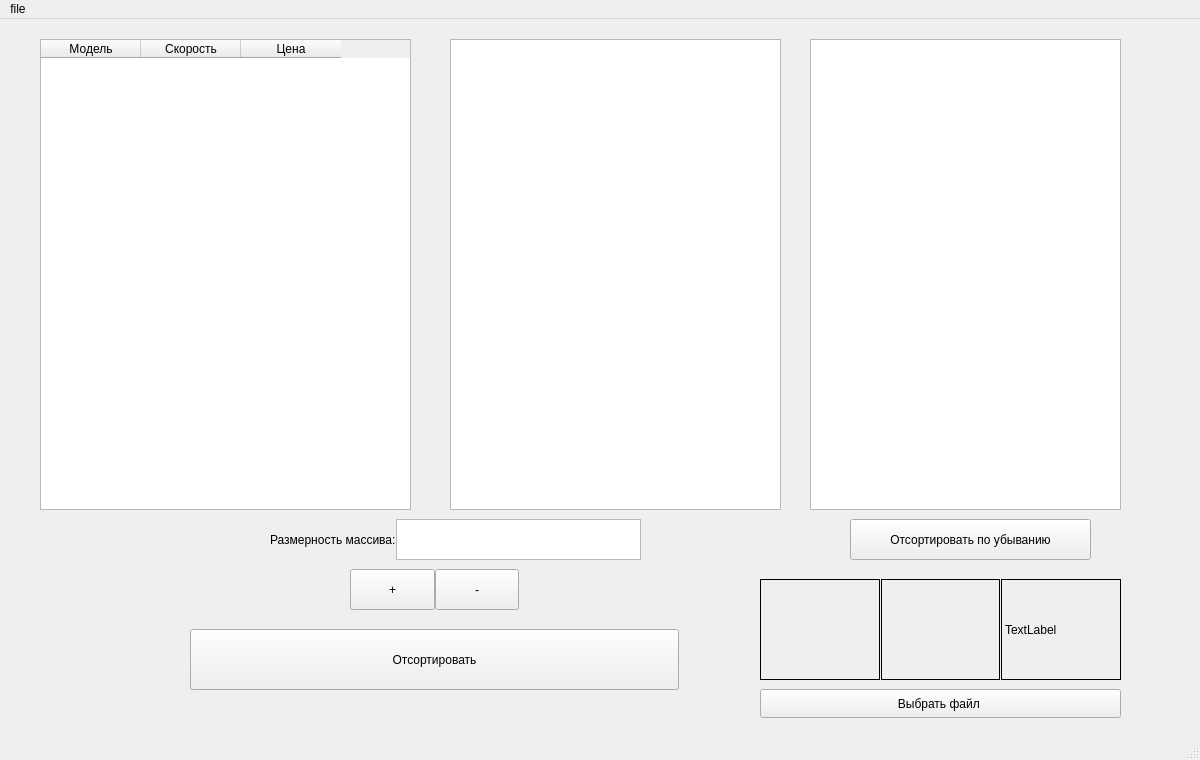
<?xml version="1.0" encoding="UTF-8"?>
<ui version="4.0">
 <class>MainWindow</class>
 <widget class="QMainWindow" name="MainWindow">
  <property name="geometry">
   <rect>
    <x>0</x>
    <y>0</y>
    <width>1200</width>
    <height>760</height>
   </rect>
  </property>
  <property name="minimumSize">
   <size>
    <width>1200</width>
    <height>760</height>
   </size>
  </property>
  <property name="maximumSize">
   <size>
    <width>1200</width>
    <height>760</height>
   </size>
  </property>
  <property name="windowTitle">
   <string>MainWindow</string>
  </property>
  <widget class="QWidget" name="centralwidget">
   <widget class="QWidget" name="verticalLayoutWidget_2">
    <property name="geometry">
     <rect>
      <x>450</x>
      <y>20</y>
      <width>331</width>
      <height>471</height>
     </rect>
    </property>
    <layout class="QVBoxLayout" name="verticalLayout_2">
     <item>
      <widget class="QListWidget" name="listWidget"/>
     </item>
    </layout>
   </widget>
   <widget class="QWidget" name="horizontalLayoutWidget">
    <property name="geometry">
     <rect>
      <x>270</x>
      <y>500</y>
      <width>371</width>
      <height>41</height>
     </rect>
    </property>
    <layout class="QHBoxLayout" name="horizontalLayout">
     <property name="spacing">
      <number>0</number>
     </property>
     <item>
      <widget class="QLabel" name="label_3">
       <property name="text">
        <string>Размерность массива:</string>
       </property>
      </widget>
     </item>
     <item>
      <widget class="QTextEdit" name="textEdit_3"/>
     </item>
    </layout>
   </widget>
   <widget class="QPushButton" name="pushButton_2">
    <property name="geometry">
     <rect>
      <x>190</x>
      <y>610</y>
      <width>489</width>
      <height>61</height>
     </rect>
    </property>
    <property name="text">
     <string>Отсортировать</string>
    </property>
   </widget>
   <widget class="QTableWidget" name="tableWidget">
    <property name="geometry">
     <rect>
      <x>40</x>
      <y>20</y>
      <width>371</width>
      <height>471</height>
     </rect>
    </property>
    <column>
     <property name="text">
      <string>Модель</string>
     </property>
    </column>
    <column>
     <property name="text">
      <string>Скорость</string>
     </property>
    </column>
    <column>
     <property name="text">
      <string>Цена</string>
     </property>
    </column>
   </widget>
   <widget class="QWidget" name="horizontalLayoutWidget_3">
    <property name="geometry">
     <rect>
      <x>350</x>
      <y>550</y>
      <width>169</width>
      <height>41</height>
     </rect>
    </property>
    <layout class="QHBoxLayout" name="horizontalLayout_3">
     <property name="spacing">
      <number>0</number>
     </property>
     <item>
      <widget class="QPushButton" name="pushButton">
       <property name="sizePolicy">
        <sizepolicy hsizetype="Minimum" vsizetype="Preferred">
         <horstretch>0</horstretch>
         <verstretch>0</verstretch>
        </sizepolicy>
       </property>
       <property name="text">
        <string>+</string>
       </property>
      </widget>
     </item>
     <item>
      <widget class="QPushButton" name="pushButton_3">
       <property name="sizePolicy">
        <sizepolicy hsizetype="Minimum" vsizetype="Preferred">
         <horstretch>0</horstretch>
         <verstretch>0</verstretch>
        </sizepolicy>
       </property>
       <property name="text">
        <string>-</string>
       </property>
      </widget>
     </item>
    </layout>
   </widget>
   <widget class="QListView" name="listView">
    <property name="geometry">
     <rect>
      <x>810</x>
      <y>20</y>
      <width>311</width>
      <height>471</height>
     </rect>
    </property>
   </widget>
   <widget class="QPushButton" name="pushButton_4">
    <property name="geometry">
     <rect>
      <x>850</x>
      <y>500</y>
      <width>241</width>
      <height>41</height>
     </rect>
    </property>
    <property name="text">
     <string>Отсортировать по убыванию</string>
    </property>
   </widget>
   <widget class="QWidget" name="horizontalLayoutWidget_2">
    <property name="geometry">
     <rect>
      <x>760</x>
      <y>560</y>
      <width>361</width>
      <height>101</height>
     </rect>
    </property>
    <layout class="QHBoxLayout" name="horizontalLayout_2">
     <property name="spacing">
      <number>1</number>
     </property>
     <item>
      <widget class="QLabel" name="label1">
       <property name="sizePolicy">
        <sizepolicy hsizetype="Preferred" vsizetype="Preferred">
         <horstretch>0</horstretch>
         <verstretch>0</verstretch>
        </sizepolicy>
       </property>
       <property name="styleSheet">
        <string notr="true">QLabel{
	border: 1px solid black;
}</string>
       </property>
       <property name="text">
        <string/>
       </property>
      </widget>
     </item>
     <item>
      <widget class="QLabel" name="label2">
       <property name="styleSheet">
        <string notr="true">QLabel{
	border: 1px solid black;
}</string>
       </property>
       <property name="text">
        <string/>
       </property>
      </widget>
     </item>
     <item>
      <widget class="QLabel" name="label3">
       <property name="styleSheet">
        <string notr="true">QLabel{
	border: 1px solid black;
}</string>
       </property>
       <property name="text">
        <string>TextLabel</string>
       </property>
      </widget>
     </item>
    </layout>
   </widget>
   <widget class="QPushButton" name="pushButton_5">
    <property name="geometry">
     <rect>
      <x>760</x>
      <y>670</y>
      <width>361</width>
      <height>29</height>
     </rect>
    </property>
    <property name="text">
     <string>Выбрать файл </string>
    </property>
   </widget>
  </widget>
  <widget class="QStatusBar" name="statusbar"/>
  <widget class="QMenuBar" name="menubar">
   <property name="geometry">
    <rect>
     <x>0</x>
     <y>0</y>
     <width>1200</width>
     <height>25</height>
    </rect>
   </property>
   <widget class="QMenu" name="menufile">
    <property name="title">
     <string>file</string>
    </property>
    <addaction name="openAction"/>
    <addaction name="saveHowAction"/>
   </widget>
   <addaction name="menufile"/>
  </widget>
  <action name="openAction">
   <property name="text">
    <string>Открыть</string>
   </property>
  </action>
  <action name="saveHowAction">
   <property name="text">
    <string>Сохранить как</string>
   </property>
  </action>
 </widget>
 <resources/>
 <connections/>
</ui>
